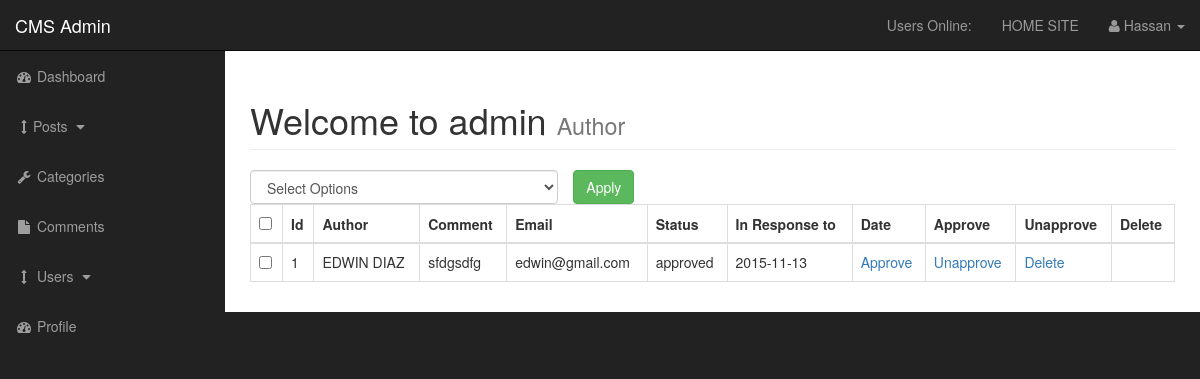
/admin/comments.php (signed in), run on the app's committed database.
### tables this page shows
CREATE TABLE `comments` (
  `comment_id` int(3) NOT NULL,
  `comment_post_id` int(3) NOT NULL,
  `comment_author` varchar(255) NOT NULL,
  `comment_email` varchar(255) NOT NULL,
  `comment_content` text NOT NULL,
  `comment_status` varchar(255) NOT NULL,
  `comment_date` date NOT NULL
);

### admin/includes/view_all_comments.php (the view, shortened to what this page needs)
<form action="" method='post'>
               <table class="table table-bordered table-hover">
               <div id="bulkOptionContainer" class="col-xs-4">
        <select class="form-control" name="bulk_options" id="">
        <option value="">Select Options</option>
        </select>
        </div>
<div class="col-xs-4">
<input type="submit" name="submit" class="btn btn-success" value="Apply">
 </div>
                <thead>
                    <tr>
                       <th><input id="selectAllBoxes" type="checkbox"></th>
                        <th>Id</th>
                        <th>Author</th>
                        <th>Comment</th>
                        <th>Email</th>
                        <th>Status</th>
                        <th>In Response to</th>
                        <th>Date</th>
                        <th>Approve</th>
                        <th>Unapprove</th>
                        <th>Delete</th>
                    </tr>
                </thead>
                      <tbody>
  <?php
    $query = "SELECT * FROM comments";
    $select_comments = mysqli_query($connection,$query);
    while($row = mysqli_fetch_assoc($select_comments)) {
        $comment_id          = $row['comment_id'];
        $comment_author      = $row['comment_author'];
        $comment_content     = $row['comment_content'];
        $comment_email       = $row['comment_email'];
        $comment_status      = $row['comment_status'];
        $comment_date        = $row['comment_date'];
        echo "<tr>";
        ?>
 <td><input class='checkBoxes' type='checkbox' name='checkBoxArray[]' value='<?php echo $comment_id; ?>'></td>
        <?php
        echo "<td>$comment_id </td>";
        echo "<td>$comment_author</td>";
        echo "<td>$comment_content</td>";
        echo "<td>$comment_email</td>";
        echo "<td>$comment_status</td>";
        echo "<td>$comment_date</td>";
        echo "<td><a href='comments.php?approve=$comment_id'>Approve</a></td>";
        echo "<td><a href='comments.php?unapprove=$comment_id'>Unapprove</a></td>";
        echo "<td><a href='comments.php?delete=$comment_id'>Delete</a></td>";
        echo "</tr>";
    }
      ?>
            </tbody>
            </table>
            </form>

### admin/css/sb-admin.css (style rules this page uses)
body { margin-top: 100px; background-color: #222; }
@media (min-width:768px) { body { margin-top: 50px; } }
#bulkOptionContainer { padding: 0px;; }

### data on the page
comments: comment_id "1", comment_author "EDWIN DIAZ", comment_content "sfdgsdfg", comment_email "edwin@gmail.com", comment_status "approved", comment_date "2015-11-13"

### other printed values
$_SESSION['username'] "Hassan"
